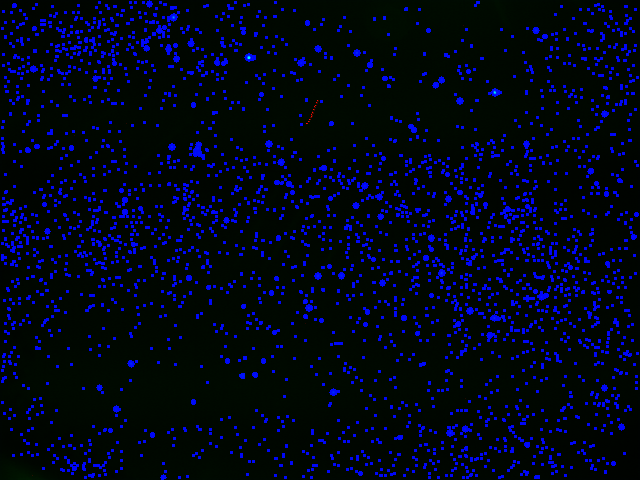
#> input picture 20230202/M20230202_220940_lulin_WBM.bmp, 640 x 480 px
$ python -i pureimg.py   (imports and definitions only)
#> lines starting #> are read from the running program, lines starting #| are printed output that depends on the picture; after the words box and inside, x2 and y2 are one past the last pixel; in counts of white or black regions, pixels touching at a corner belong together
"""
流星偵測系統 - 圖片專用版（優化版）
功能：
1. 單張圖片流星軌跡偵測
2. 批次處理資料夾內所有圖片
3. OSD 區域自動遮罩
4. 多重過濾機制（長度、角度、亮度）
"""
import cv2
import numpy as np
import json
from pathlib import Path
import argparse
from datetime import datetime
from collections import defaultdict


class MeteorDetector:
    """流星偵測核心引擎"""

    def __init__(self,
                 min_length=20,
                 min_brightness=80,
                 min_angle=5,
                 hough_threshold=30,
                 canny_low=30,
                 canny_high=100):
        """
        初始化偵測參數

        Args:
            min_length: 最小軌跡長度（像素）
            min_brightness: 最小平均亮度
            min_angle: 最小傾斜角度（排除水平線）
            hough_threshold: Hough 變換閾值
            canny_low: Canny 邊緣檢測低閾值
            canny_high: Canny 邊緣檢測高閾值
        """
        self.min_length = min_length
        self.min_brightness = min_brightness
        self.min_angle = min_angle
        self.hough_threshold = hough_threshold
        self.canny_low = canny_low
        self.canny_high = canny_high

    def preprocess_image(self, image):
        """圖片預處理"""
        gray = cv2.cvtColor(image, cv2.COLOR_BGR2GRAY)
        blurred = cv2.GaussianBlur(gray, (5, 5), 0)
        return gray, blurred

    def apply_osd_mask(self, image, osd_bbox):
        """
        套用 OSD 遮罩

        Args:
            image: 輸入圖片
            osd_bbox: (x, y, w, h) OSD 區域

        Returns:
            masked_image: 遮罩後的圖片
            mask: 遮罩本身
        """
        h, w = image.shape[:2]
        mask = np.ones((h, w), dtype=np.uint8) * 255

        x, y, bbox_w, bbox_h = osd_bbox

        # 確保不超出邊界
        x = max(0, min(x, w - 1))
        y = max(0, min(y, h - 1))
        x_end = min(x + bbox_w, w)
        y_end = min(y + bbox_h, h)

        mask[y:y_end, x:x_end] = 0

        masked = cv2.bitwise_and(image, image, mask=mask)

        return masked, mask

    def detect_lines(self, image):
        """使用 Hough Transform 偵測直線"""
        edges = cv2.Canny(image, self.canny_low, self.canny_high, apertureSize=3)

        lines = cv2.HoughLinesP(
            edges,
            rho=1,
            theta=np.pi/180,
            threshold=self.hough_threshold,
            minLineLength=self.min_length,
            maxLineGap=5
        )

        return lines, edges

    def calculate_line_brightness(self, gray_image, x1, y1, x2, y2):
        """計算線段沿線的平均亮度"""
        length = int(np.hypot(x2 - x1, y2 - y1))
        if length < 2:
            return 0

        xs = np.linspace(x1, x2, length).astype(int)
        ys = np.linspace(y1, y2, length).astype(int)

        h, w = gray_image.shape
        valid_mask = (xs >= 0) & (xs < w) & (ys >= 0) & (ys < h)

        if not valid_mask.any():
            return 0

        brightnesses = gray_image[ys[valid_mask], xs[valid_mask]]
        return float(np.mean(brightnesses))

    def filter_meteor_candidates(self, lines, gray_image, osd_bbox):
        """
        過濾流星候選軌跡

        過濾條件：
        1. 長度 >= min_length
        2. 角度 >= min_angle（非水平）
        3. 亮度 >= min_brightness
        4. 不在 OSD 區域內
        """
        if lines is None:
            return []

        meteors = []
        x_osd, y_osd, w_osd, h_osd = osd_bbox

        for line in lines:
            x1, y1, x2, y2 = line[0]

            # 1. 長度檢查
            length = np.hypot(x2 - x1, y2 - y1)
            if length < self.min_length:
                continue

            # 2. 角度檢查（排除水平線）
            angle = np.arctan2(abs(y2 - y1), abs(x2 - x1)) * 180 / np.pi
            if angle < self.min_angle:
                continue

            # 3. OSD 區域檢查
            mid_y = (y1 + y2) // 2
            if y_osd <= mid_y <= y_osd + h_osd:
                continue

            # 4. 亮度檢查
            brightness = self.calculate_line_brightness(gray_image, x1, y1, x2, y2)
            if brightness < self.min_brightness:
                continue

            # 通過所有過濾
            meteor = {
                'meteor_id': f"meteor_{len(meteors):03d}",
                'start_point': [int(x1), int(y1)],
                'end_point': [int(x2), int(y2)],
                'length': float(length),
                'angle': float(angle),
                'brightness': float(brightness),
                'bbox': [
                    int(min(x1, x2) - 10),
                    int(min(y1, y2) - 10),
                    int(abs(x2 - x1) + 20),
                    int(abs(y2 - y1) + 20)
                ]
            }
            meteors.append(meteor)

        return meteors

    def detect(self, image, osd_bbox=(0, 460, 470, 80)):
        """
        主要偵測函數

        Args:
            image: BGR 彩色圖片
            osd_bbox: OSD 區域 (x, y, w, h)

        Returns:
            meteors: 偵測到的流星列表
            debug_info: debug 資訊（edges, mask 等）
        """
        # 預處理
        gray, blurred = self.preprocess_image(image)

        # 套用 OSD 遮罩
        masked, mask = self.apply_osd_mask(blurred, osd_bbox)

        # 偵測直線
        lines, edges = self.detect_lines(masked)

        # 過濾流星候選
        meteors = self.filter_meteor_candidates(lines, gray, osd_bbox)

        debug_info = {
            'edges': edges,
            'mask': mask,
            'raw_lines': len(lines) if lines is not None else 0
        }

        return meteors, debug_info


class ImageProcessor:
    """單張圖片處理器"""

    # [124 lines left out: functions __init__, log, process, _create_annotated_image, not called in this run]


class BatchProcessor:
    """批次處理器"""

    # [237 lines left out: functions __init__, log, find_images, process_all, _generate_summary, parse_osd_bbox and 1 more, not called in this run]


# [2 lines not run here, left out]

>>> import cv2
>>> picture = cv2.imread('../20230202/M20230202_220940_lulin_WBM.bmp')
#> picture is the input picture: shape (480, 640, 3); mean B, G, R 24.4, 6.8, 0
>>> result = MeteorDetector().detect(picture)
#> in preprocess_image, `gray = cv2.cvtColor(image, cv2.COLOR_BGR2GRAY)`:
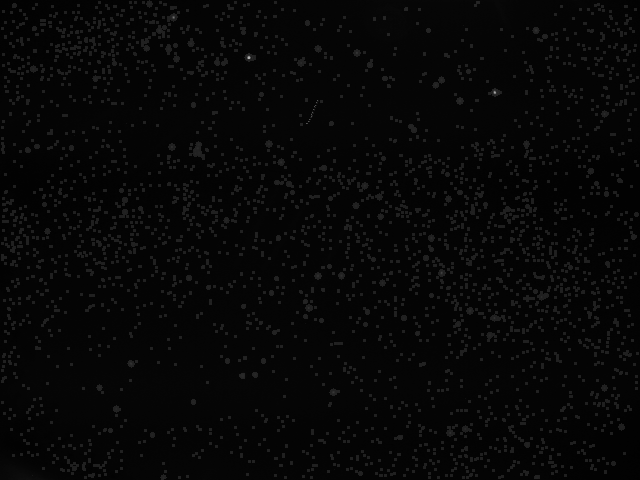
#> gray: shape (480, 640); min 1, max 177, mean 6.8
#> in detect, `masked, mask = self.apply_osd_mask(blurred, osd_bbox)`:
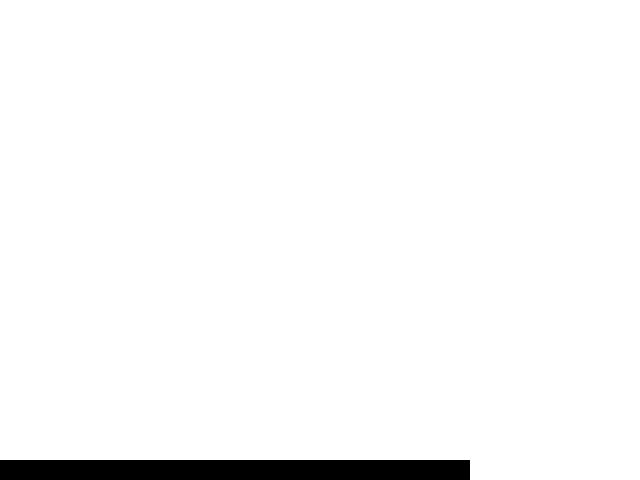
#> mask: shape (480, 640); 96.9% white; 1 black region, box (x1, y1, x2, y2) and area: (0, 460, 470, 480) 9400
#> in detect_lines, `edges = cv2.Canny(image, self.canny_low, self.canny_high, apertureSize..`:
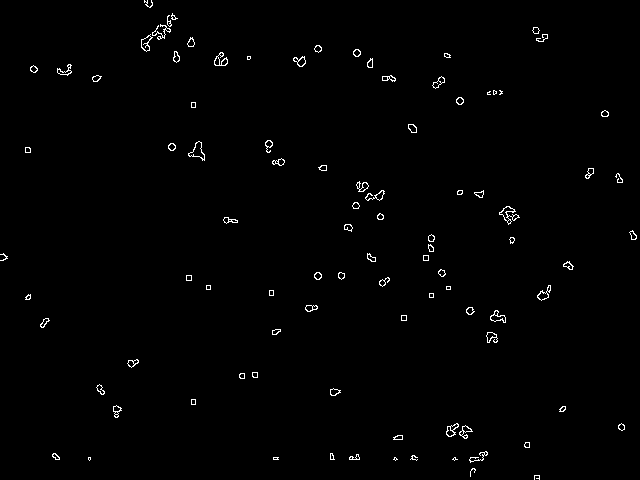
#> edges: shape (480, 640); 0.94% white in thin lines or dots
#> in detect_lines, `lines = cv2.HoughLinesP( edges, rho=1, theta=np.pi/180, threshold=self..`: lines = [[357, 182, 377, 199]]
#> the loop in filter_meteor_candidates, `for line in lines:` made 1 pass
#> (x1, y1, x2, y2, angle, mid_y, h in calculate_line_brightness) on pass 1: (357, 182, 377, 199, 40.36, 190, 480)
#> after the loop in filter_meteor_candidates, `for line in lines:`: meteors = []

$ run again, on 20230202/M20230202_233651_lulin_WBM.bmp
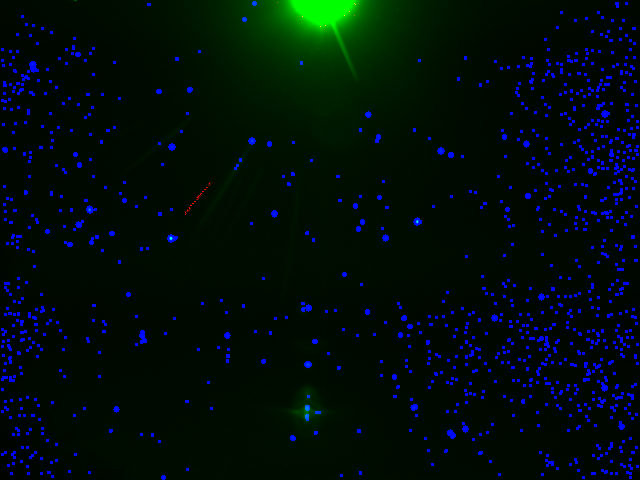
#> input picture 20230202/M20230202_233651_lulin_WBM.bmp, 640 x 480 px
#> picture is the input picture: shape (480, 640, 3); mean B, G, R 9.8, 13.8, 0
#> in preprocess_image, `gray = cv2.cvtColor(image, cv2.COLOR_BGR2GRAY)`:
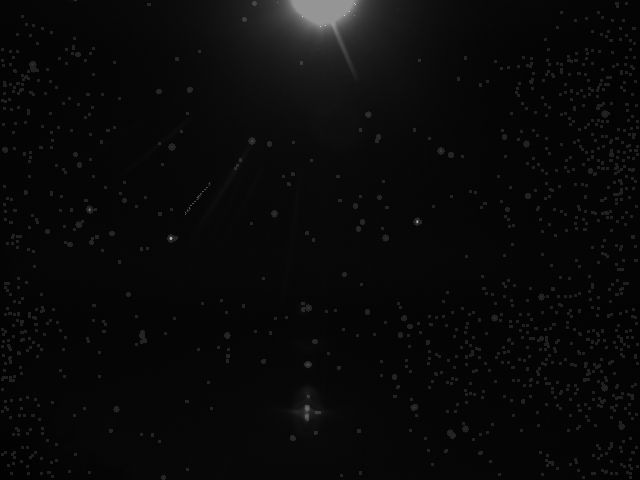
#> gray: shape (480, 640); min 2, max 210, mean 9.2
#> mask: shape (480, 640); 96.9% white; 1 black region, box (x1, y1, x2, y2) and area: (0, 460, 470, 480) 9400
#> in detect_lines, `edges = cv2.Canny(image, self.canny_low, self.canny_high, apertureSize..`:
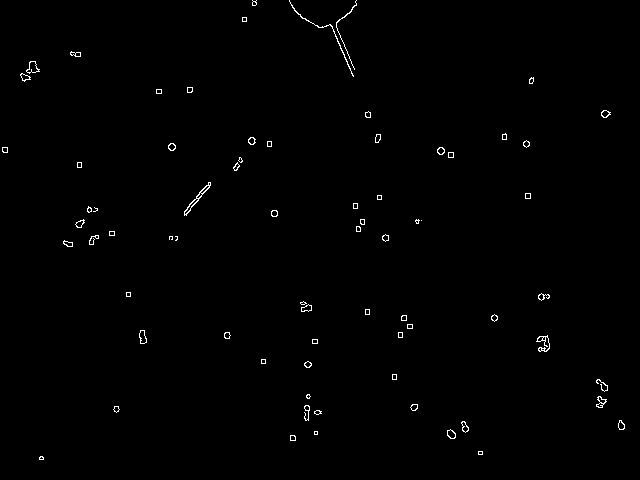
#> edges: shape (480, 640); 0.63% white in thin lines or dots
#> in detect_lines, `lines = cv2.HoughLinesP( edges, rho=1, theta=np.pi/180, threshold=self..`: lines = [[331, 25, 353, 76], [184, 212, 208, 182], [186, 215, 210, 185], [336, 26, 354, 69], [331, 26, 352, 9]]
#> the loop in filter_meteor_candidates, `for line in lines:` made 5 passes
#> (x1, y1, x2, y2, angle, mid_y, brightness) on passes 1 to 5: (331, 25, 353, 76, 66.67, 50, 59.44), (184, 212, 208, 182, 51.34, 197, 6.34), (186, 215, 210, 185, 51.34, 200, 13.84), (336, 26, 354, 69, 67.29, 47, 63), (331, 26, 352, 9, 38.99, 17, 135.6)
#> after the loop in filter_meteor_candidates, `for line in lines:`: meteors = 1 item

$ run again, on 20230202/M20230203_014339_lulin_WBM.bmp
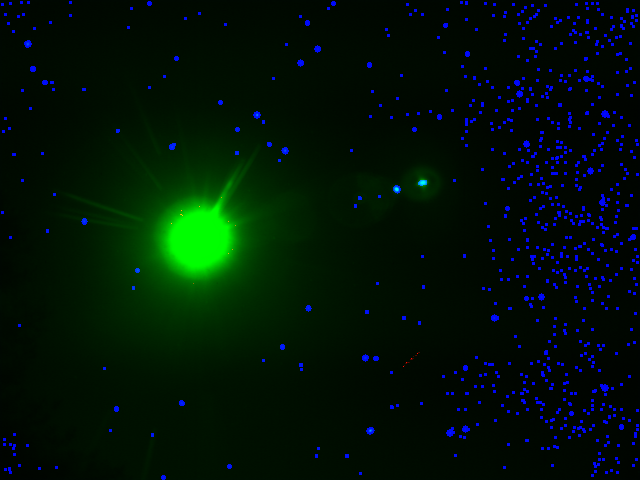
#> input picture 20230202/M20230203_014339_lulin_WBM.bmp, 640 x 480 px
#> picture is the input picture: shape (480, 640, 3); mean B, G, R 6.7, 19.1, 0
#> in preprocess_image, `gray = cv2.cvtColor(image, cv2.COLOR_BGR2GRAY)`:
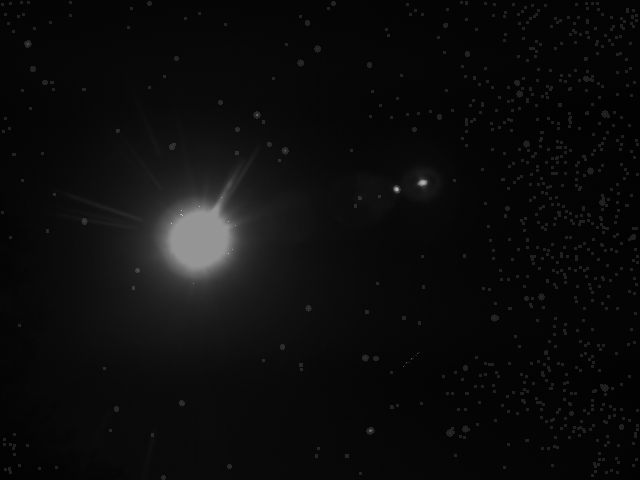
#> gray: shape (480, 640); min 2, max 193, mean 12
#> mask: shape (480, 640); 96.9% white; 1 black region, box (x1, y1, x2, y2) and area: (0, 460, 470, 480) 9400
#> in detect_lines, `edges = cv2.Canny(image, self.canny_low, self.canny_high, apertureSize..`:
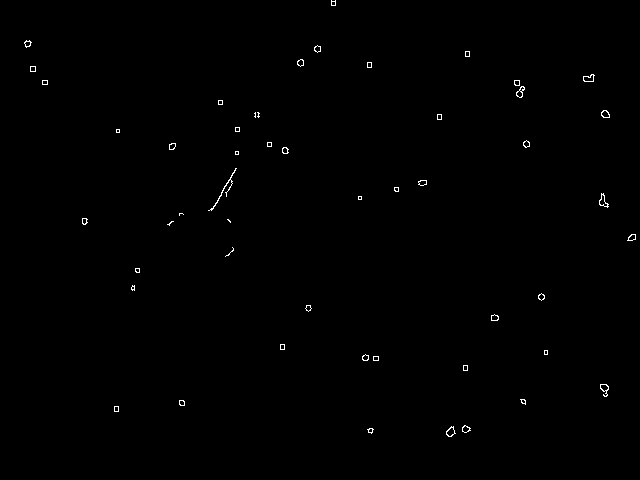
#> edges: shape (480, 640); 0.36% white in thin lines or dots, all inside (x1, y1, x2, y2) = (24, 0, 636, 437)
#> in detect_lines, `lines = cv2.HoughLinesP( edges, rho=1, theta=np.pi/180, threshold=self..`: lines = [[211, 210, 235, 168]]
#> the loop in filter_meteor_candidates, `for line in lines:` made 1 pass
#> (x1, y1, x2, y2, angle, mid_y, h in calculate_line_brightness) on pass 1: (211, 210, 235, 168, 60.26, 189, 480)
#> after the loop in filter_meteor_candidates, `for line in lines:`: meteors = []

$ run again, on 20230202/M20230203_021050_lulin_WBM.bmp
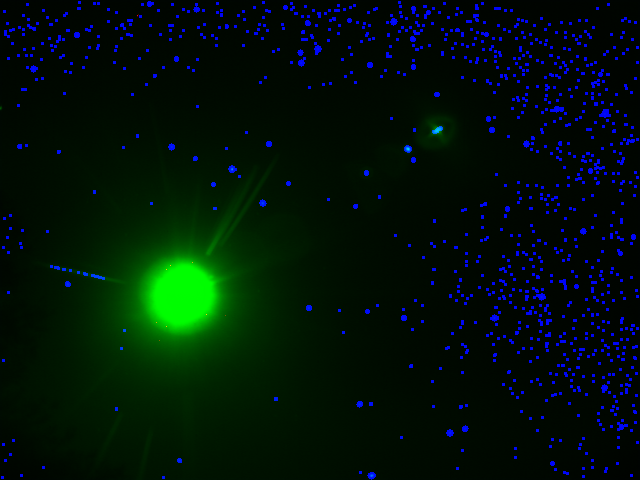
#> input picture 20230202/M20230203_021050_lulin_WBM.bmp, 640 x 480 px
#> picture is the input picture: shape (480, 640, 3); mean B, G, R 9.2, 18.7, 0
#> in preprocess_image, `gray = cv2.cvtColor(image, cv2.COLOR_BGR2GRAY)`:
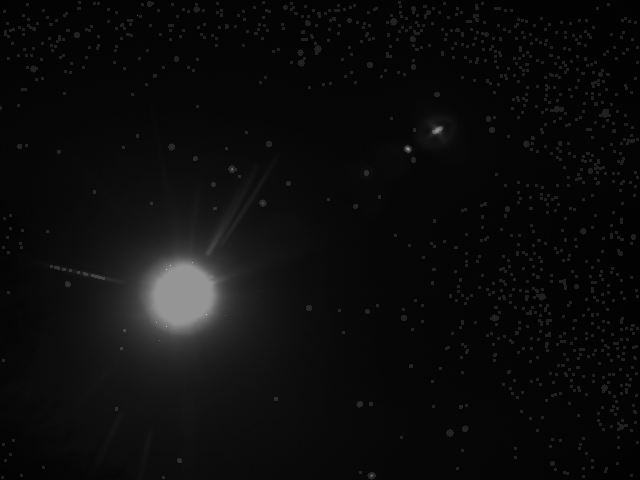
#> gray: shape (480, 640); min 1, max 199, mean 12.1
#> mask: shape (480, 640); 96.9% white; 1 black region, box (x1, y1, x2, y2) and area: (0, 460, 470, 480) 9400
#> in detect_lines, `edges = cv2.Canny(image, self.canny_low, self.canny_high, apertureSize..`:
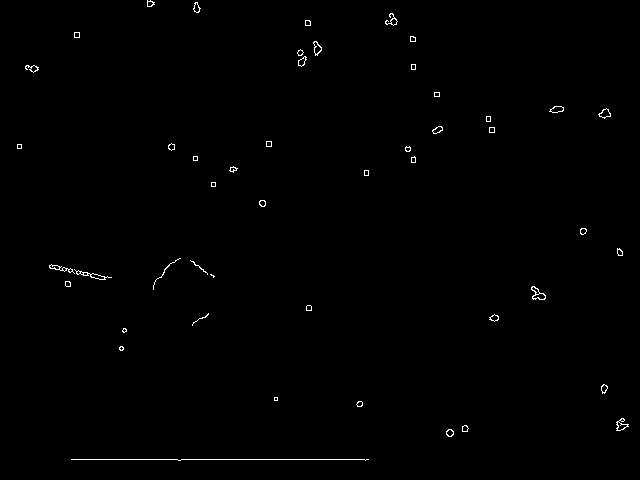
#> edges: shape (480, 640); 0.52% white in thin lines or dots
#> in detect_lines, `lines = cv2.HoughLinesP( edges, rho=1, theta=np.pi/180, threshold=self..`: lines = [[71, 459, 368, 459], [49, 267, 91, 276], [51, 264, 78, 270], [59, 267, 111, 277]]
#> the loop in filter_meteor_candidates, `for line in lines:` made 4 passes
#> (x1, y1, x2, y2, angle, mid_y, brightness) on passes 2 to 4: (49, 267, 91, 276, 12.09, 271, 42.31), (51, 264, 78, 270, 12.53, 267, 17.85), (59, 267, 111, 277, 10.89, 272, 28.5)
#> after the loop in filter_meteor_candidates, `for line in lines:`: meteors = []
